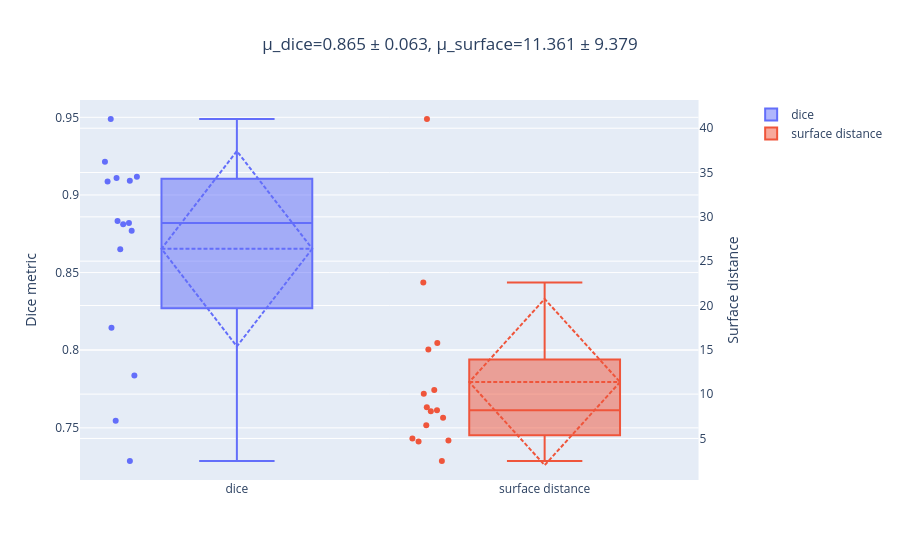

Write notebook code for a chart like this one.
### Markdown cell above
## Best Run

### Code cell
if "surface_distance_metric" in df_grouped:
    fig = create_surface_dice_plot(df_grouped["dice_metric"], df_grouped["surface_distance_metric"])
else:
    fig = go.Figure()
    fig.add_trace(
        go.Box(
            y=df_grouped["dice_metric"],
            text=df_grouped["subject_name"],
            name="dice",
            boxmean="sd",
            boxpoints="all",
        )
    )
    fig.update_layout(
        title_x=0.5,
        title_text=(
            f"Image scores<br>μ_dice={np.mean(df_grouped['dice_metric']):.03f} ±"
            f" {np.std(df_grouped['dice_metric']):.03f}"
        ),
    )
    fig.update_yaxes(title_text="Dice metric")
    fig.update_layout(width=500, autosize=False)

fig.show()

### Figure 1 — Plotly figure (JSON) as saved in the notebook; plotly's stock layout.template omitted (floating-point values rounded to 4 significant figures)
{"data": [{"boxmean": "sd", "boxpoints": "all", "name": "dice", "type": "box", "xaxis": "x", "y": [0.9092, 0.8832, 0.9117, 0.8812, 0.8819, 0.9489, 0.9214, 0.8769, 0.8144, 0.9086, 0.9109, 0.865, 0.7837, 0.7286, 0.7546], "yaxis": "y"}, {"boxmean": "sd", "boxpoints": "all", "name": "surface distance", "type": "box", "xaxis": "x", "y": [4.998, 4.669, 2.455, 10.48, 10.05, 4.759, 8.171, 8.518, 15.77, 8.059, 6.478, 7.342, 15.04, 22.58, 41.04], "yaxis": "y2"}], "layout": {"title": {"text": "μ_dice=0.865 ± 0.063, μ_surface=11.361 ± 9.379", "x": 0.5}, "xaxis": {"anchor": "y", "domain": [0, 0.94]}, "yaxis": {"anchor": "x", "domain": [0, 1], "title": {"text": "Dice metric"}}, "yaxis2": {"anchor": "x", "overlaying": "y", "side": "right", "title": {"text": "Surface distance"}}}}
